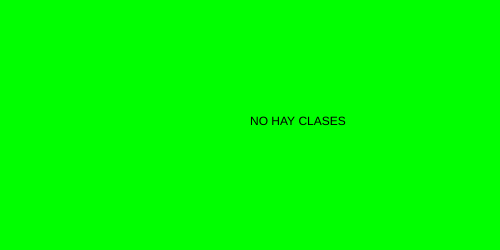
Frame 1 (no input)
Frame 60 (no input): identical to frame 1, image omitted
Frame 120 (the mouse pressed at the canvas centre since frame 60): identical to frame 1, image omitted

The p5.js sketch that drew this single still picture (run headless with seeded random() and noise() and a simulated clock; from frame 60 on, the mouse is pressed at the canvas centre):

// p5.js sketch
// ── sketch.js
let demolicion 
let paro

function setup() {
createCanvas(500, 250)
}

function draw() {
  background(0, 255, 0);

  demolicion = false
  paro = true
  if ( demolicion || paro ){
    text("NO HAY CLASES",width/2,height/2)
  }

}
